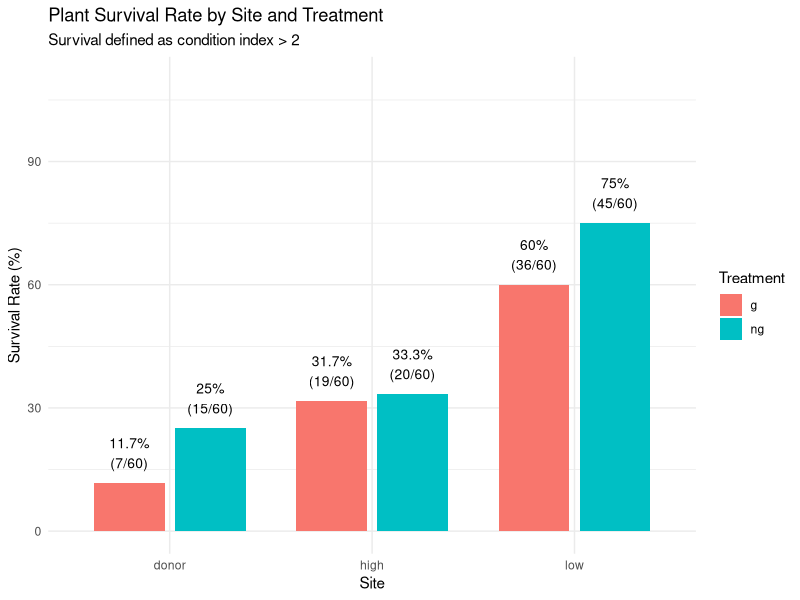
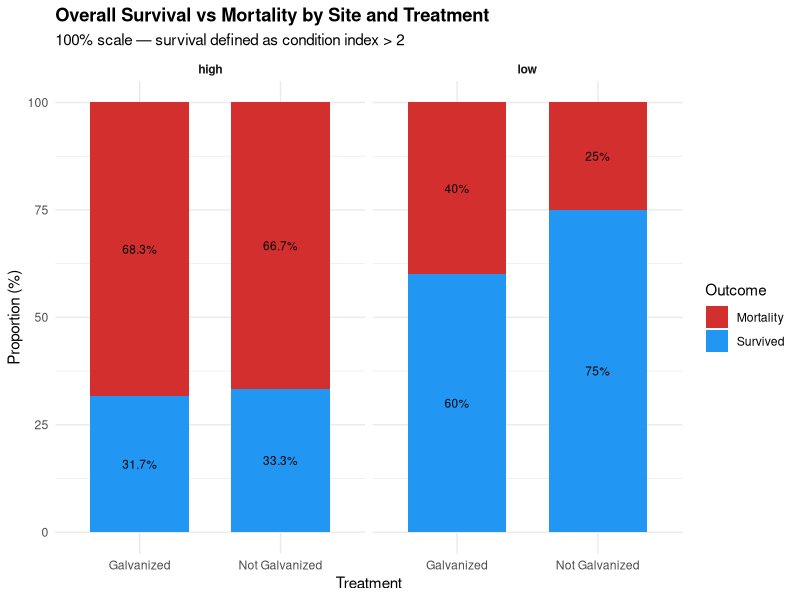
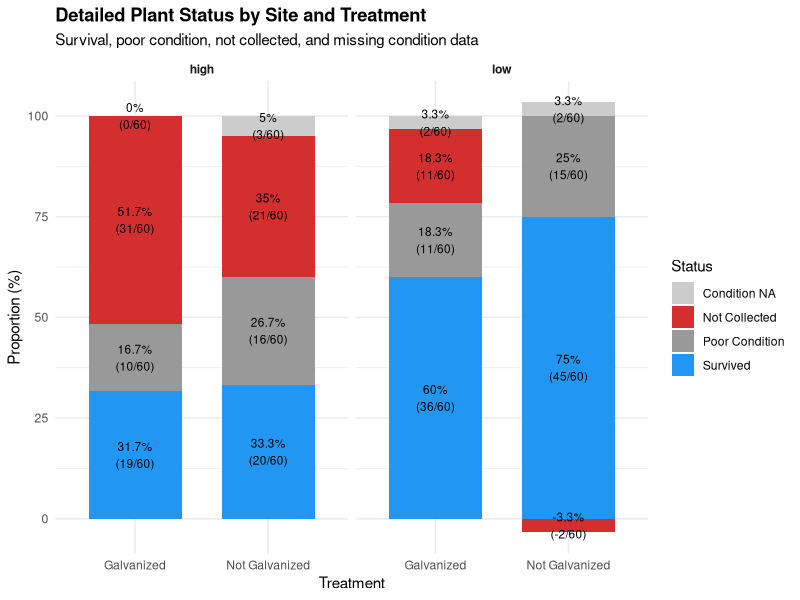
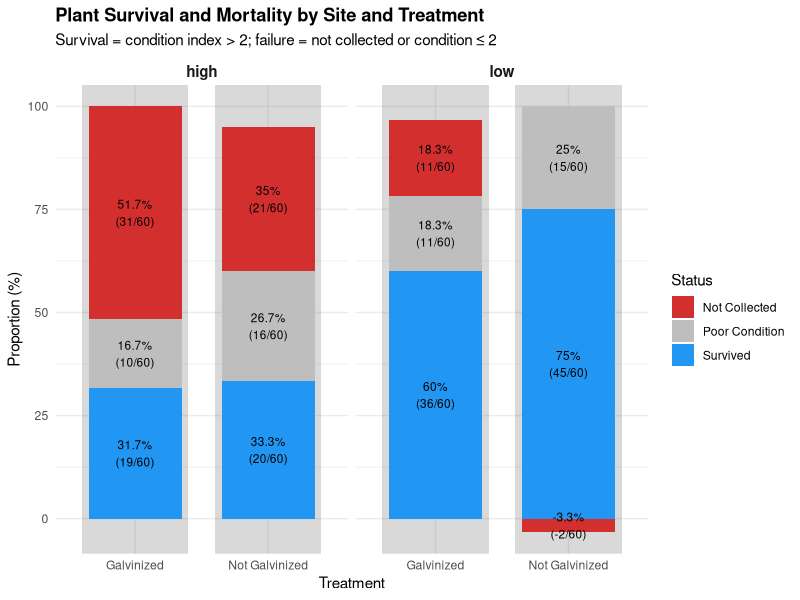

Recreate these plots in R, in order. (Note: this script raises an error after producing the figures.)
library(tidyverse)
library(dplyr)
library(readr)
library(ggplot2)
library(Matrix)
library(lme4)


#load data
growth<- read_csv("raw_data/plant_data.csv")
head(growth)

cond <- read.csv("raw_data/photo_data.csv")
head(cond)

# Join growth with selected columns from cond
growth_combined <- growth %>%
  left_join(cond %>% select(id, condition_index, cut_index), by = "id")

# Check the result
head(growth_combined)
colnames(growth_combined)

# Remove rows where both condition_index and cut_index are NA
growth_clean <- growth_combined %>%
  filter(!is.na(collection_point), !is.na(g_ng)) %>%
  filter(site %in% c("donor", "high", "low"))

# Find duplicated IDs
duplicates <- growth_clean$id[duplicated(growth_clean$id)]
duplicates


# See all combinations of site and collection_point with counts
site_time_summary <- growth_clean %>%
  filter(!is.na(date_collected)) %>%
  count(site, collection_point) %>%
  arrange(site, collection_point)
site_time_summary

# Full summary with site, collection_point, and treatment
full_summary <- growth_clean %>%
  filter(!is.na(date_collected)) %>%
  count(site, collection_point, g_ng) %>%
  pivot_wider(
    names_from = g_ng,
    values_from = n,
    values_fill = 0) %>%
  arrange(site, collection_point)
print(full_summary)

# Calculate proportions collected at each site
# 60 galvinized (g) and 60 not galvanized (ng) planted at each experimental site

# Total by site (all time points combined)
total_by_site <- growth_clean %>%
  filter(!is.na(date_collected), !is.na(g_ng),
         site %in% c("high", "low", "donor"),
         collection_point %in% c("t1", "t2", "t3")) %>%
  count(site, g_ng) %>%
  mutate(
    planted = 60,
    total_collected = n,
    proportion = n / planted,
    percent = (n / planted) * 100) 
print(total_by_site)


# what about measurments
collection_summary <- growth_clean %>%
  group_by(site, g_ng) %>%
  summarise(
    n_collected = n(),
    n_with_length = sum(!is.na(length_measured)),
    n_rhizome_only = sum(length_measured == 0),
    .groups = "drop")
print(collection_summary)

#donor site had many problems so we will just look at High and Low

# Survival based on condition index > 2
total_collected <- growth_clean %>%
  filter(!is.na(date_collected), !is.na(g_ng),
         site %in% c("high", "low", "donor"),
         collection_point %in% c("t1", "t2", "t3")) %>%
  group_by(site, g_ng) %>%
  summarise(
    total_collected = n(),
    cond_survived = sum(condition_index > 2, na.rm = TRUE),
    collected_poor = sum(condition_index <= 2, na.rm = TRUE),
    with_shoots = sum(!is.na(length_measured) & length_measured > 0, na.rm = TRUE),
    rhizome_only = sum((is.na(length_measured) | length_measured == 0) & 
                         (!is.na(rhizome_weight) | !is.na(rhizome_length)), 
                       na.rm = TRUE),
    .groups = "drop") %>%
  mutate(
    not_collected = 60- total_collected, # there may be missing conditon photos so we will look purly at ones we have condition for for this
    not_survived = collected_poor + not_collected,
    survived_porportion = cond_survived / 60,
    survival_rate = survived_porportion * 100,
    not_survived_rate = (not_survived / 60) * 100,
    with_shoot_rate = (with_shoots / 60) * 100,
    collection_rate = (total_collected / 60) * 100)

print(total_collected)

#Survival plot
survival_plot <- ggplot(total_collected, 
                        aes(x = site, y = survival_rate, fill = g_ng)) +
  geom_col(position = position_dodge(width = 0.8), width = 0.7) +
  geom_text(aes(label = paste0(round(survival_rate, 1), "%\n(", 
                               cond_survived, "/60)")),
            position = position_dodge(width = 0.8),
            vjust = -0.5, size = 3.5) +
  labs(title = "Plant Survival Rate by Site and Treatment",
       subtitle = "Survival defined as condition index > 2",
       x = "Site",
       y = "Survival Rate (%)",
       fill = "Treatment") +
  ylim(0, 110) +
  theme_minimal()

plot(survival_plot)

# Filter out donor site and reshape data for stacked bar chart
# Filter donor
survival <- total_collected %>%
  filter(site != "donor")
survival

# --- Survival vs Mortality (100%) ---
survival_simple <- survival %>%
  mutate(
    mortality = 60 - cond_survived,  # all others are mortality
    survived_prop = cond_survived / 60 * 100,
    mortality_prop = mortality / 60 * 100) %>%
  select(site, g_ng, survived_prop, mortality_prop) %>%
  pivot_longer(cols = c(survived_prop, mortality_prop),
               names_to = "status", values_to = "proportion") %>%
  mutate(
    status = factor(status,
                    levels = c("mortality_prop", "survived_prop"),
                    labels = c("Mortality", "Survived")))

ggplot(survival_simple,
       aes(x = g_ng, y = proportion, fill = status)) +
  geom_col(width = 0.7, position = "stack") +
  geom_text(aes(label = paste0(round(proportion, 1), "%")),
            position = position_stack(vjust = 0.5), size = 3) +
  facet_wrap(~ site) +
  scale_fill_manual(values = c("Mortality" = "#D32F2F",
                               "Survived" = "#2196F3")) +
  scale_x_discrete(labels = c("g" = "Galvanized", "ng" = "Not Galvanized")) +
  labs(title = "Overall Survival vs Mortality by Site and Treatment",
       subtitle = "100% scale — survival defined as condition index > 2",
       x = "Treatment", y = "Proportion (%)",
       fill = "Outcome") +
  theme_minimal() +
  theme(plot.title = element_text(face = "bold"),
        strip.text = element_text(face = "bold"))

# Add NA condition category
survival_detailed <- survival %>%
  mutate(
    na_condition = 60 - (cond_survived + collected_poor + not_collected)) %>%
  select(site, g_ng, cond_survived, collected_poor, not_collected, na_condition) %>%
  pivot_longer(
    cols = c(cond_survived, collected_poor, not_collected, na_condition),
    names_to = "status",
    values_to = "count") %>%
  mutate(
    proportion = count / 60 * 100,
    status = factor(
      status,
      levels = c("na_condition", "not_collected", "collected_poor", "cond_survived"),
      labels = c("Condition NA", "Not Collected", "Poor Condition", "Survived")))

ggplot(survival_detailed,
       aes(x = g_ng, y = proportion, fill = status)) +
  geom_col(width = 0.7, position = "stack") +
  geom_text(aes(label = paste0(round(proportion, 1), "%\n(", count, "/60)")),
            position = position_stack(vjust = 0.5), size = 3) +
  facet_wrap(~ site) +
  scale_fill_manual(values = c(
    "Condition NA" = "#CCCCCC",
    "Not Collected" = "#D32F2F",
    "Poor Condition" = "grey60",
    "Survived" = "#2196F3"
  )) +
  scale_x_discrete(labels = c("g" = "Galvanized", "ng" = "Not Galvanized")) +
  labs(title = "Detailed Plant Status by Site and Treatment",
       subtitle = "Survival, poor condition, not collected, and missing condition data",
       x = "Treatment", y = "Proportion (%)",
       fill = "Status") +
  theme_minimal() +
  theme(plot.title = element_text(face = "bold"),
        strip.text = element_text(face = "bold"))


# Background data (one per site × treatment)
bg_data <- survival %>%
  distinct(site, g_ng) %>%
  mutate(bg_color = ifelse(g_ng == "g", "#FF9999", "#99D6D6"))


# Long format for stacking
survival_long <- survival %>%
  select(site, g_ng, cond_survived, collected_poor, not_collected) %>%
  pivot_longer(cols = c(cond_survived, collected_poor, not_collected),
               names_to = "status", values_to = "count") %>%
  mutate(
    proportion = count / 60 * 100,
    status = factor(status,
                    levels = c("not_collected", "collected_poor", "cond_survived"),
                    labels = c("Not Collected", "Poor Condition", "Survived")))
survival_long

# Plot
survival_stacked_plot <- ggplot() +
  # Background color rectangles per treatment × site
  geom_rect(data = bg_data,
            aes(xmin = as.numeric(factor(g_ng)) - 0.4,
                xmax = as.numeric(factor(g_ng)) + 0.4,
                ymin = -Inf, ymax = Inf,
                fill = bg_color),
            inherit.aes = FALSE,
            alpha = 0.3) +
  # Actual stacked bars
  geom_col(data = survival_long,
           aes(x = g_ng, y = proportion, fill = status),
           width = 0.7, position = position_stack()) +
  # Labels
  geom_text(data = survival_long,
            aes(x = g_ng, y = proportion, label = paste0(round(proportion, 1), "%\n(", count, "/60)")),
            position = position_stack(vjust = 0.5), size = 3) +
  # Facet by site
  facet_wrap(~ site) +
  # Colors and labels
  scale_fill_manual(values = c("Not Collected" = "#D32F2F",
                               "Poor Condition" = "grey",
                               "Survived" = "#2196F3")) +
  scale_x_discrete(labels = c("g" = "Galvinized", "ng" = "Not Galvinized")) +
  labs(title = "Plant Survival and Mortality by Site and Treatment",
       subtitle = "Survival = condition index > 2; failure = not collected or condition ≤ 2",
       x = "Treatment",
       y = "Proportion (%)",
       fill = "Status") +
  theme_minimal() +
  theme(plot.title = element_text(face = "bold"),
        strip.background = element_rect(fill = NA, color = NA),
        strip.text = element_text(face = "bold", size = 11))

print(survival_stacked_plot)

# GLM with binomial family (logistic regression)
# Testing for effects of site, treatment, and their interaction
mod1 <- glm(cbind(cond_survived, collected_poor + not_collected) ~ 
              site * g_ng,
            data = survival,
            family = binomial(link = "logit"))

# View results
summary(mod1)

# Test significance of factors
Anova(mod1, type = "III")

# Check model fit
1 - pchisq(mod1$deviance, mod1$df.residual)  # p > 0.05 indicates good fit


mod2 <- glm(cbind(cond_survived, collected_poor + not_collected) ~ g_ng,
            data = survival,
            family = binomial(link = "logit"))
summary(mod2)

# Test significance of factors
Anova(mod2, type = "III")

# Check model fit
1 - pchisq(mod2$deviance, mod1$df.residual)  # p > 0.05 indicates good fit



#____
# Calculate survival data
survival_data <- growth_clean %>%
  filter(!is.na(date_collected), !is.na(g_ng),
         site %in% c("high", "low", "donor"),
         collection_point %in% c("t1", "t2", "t3")) %>%
  group_by(site, g_ng) %>%
  summarise(
    cond_survived = sum(condition_index >= 2, na.rm = TRUE),
    total_collected = n(),
    .groups = "drop"
  ) %>%
  mutate(
    not_survived = 60 - cond_survived,
    survived_pct = (cond_survived / 60) * 100,
    not_survived_pct = (not_survived / 60) * 100
  )

# Create the plot
survival_plot <- ggplot(survival_data, 
                        aes(x = site, y = survived_pct, fill = g_ng)) +
  geom_col(position = position_dodge(width = 0.9), width = 0.8) +
  geom_hline(yintercept = 60, linetype = "dotted", color = "gray20", linewidth = 1) +
  geom_text(aes(label = paste0(cond_survived, "/60")), 
            position = position_dodge(width = 0.9), 
            vjust = 1.5, 
            size = 3.5,
            color = "white",
            fontface = "bold") +
  geom_text(aes(label = paste0("(", round(survived_pct, 1), "%)")), 
            position = position_dodge(width = 0.9), 
            vjust = -0.5, 
            size = 3) +
  scale_fill_manual(values = c("g" = "#F8766D", "ng" = "#00BFC4"),
                    labels = c("g" = "Galvanized", "ng" = "Non-Galvanized"),
                    name = "Treatment") +
  labs(title = "Plant Survival by Site and Treatment",
       subtitle = "Survival based on condition index ≥2 (n=60 planted per treatment per site)",
       x = "Site",
       y = "Survival Rate (%)") +
  scale_y_continuous(limits = c(0, 110), breaks = seq(0, 100, 20)) +
  scale_x_discrete(labels = c("donor" = "Donor", "high" = "High", "low" = "Low")) +
  theme_minimal() +
  theme(
    plot.title = element_text(size = 16, face = "bold", hjust = 0.5),
    plot.subtitle = element_text(size = 11, hjust = 0.5, color = "gray40"),
    axis.title = element_text(size = 12, face = "bold"),
    axis.text = element_text(size = 11),
    legend.position = "top",
    legend.title = element_text(size = 11, face = "bold"),
    legend.text = element_text(size = 10),
    panel.grid.minor = element_blank()
  )

plot(survival_plot)

# Alternative: Show both survived and not survived side by side
survival_comparison <- survival_data %>%
  select(site, g_ng, cond_survived, not_survived) %>%
  pivot_longer(
    cols = c(cond_survived, not_survived),
    names_to = "status",
    values_to = "count"
  ) %>%
  mutate(
    percentage = (count / 60) * 100,
    status = factor(status, 
                    levels = c("cond_survived", "not_survived"),
                    labels = c("Survived", "Not Survived"))
  )

comparison_plot <- ggplot(survival_comparison, 
                          aes(x = site, y = count, fill = g_ng)) +
  geom_col(position = position_dodge(width = 0.9), width = 0.8) +
  geom_text(aes(label = count), 
            position = position_dodge(width = 0.9), 
            vjust = -0.5, 
            size = 3.5,
            fontface = "bold") +
  facet_wrap(~ status) +
  scale_fill_manual(values = c("g" = "#F8766D", "ng" = "#00BFC4"),
                    labels = c("g" = "Galvanized", "ng" = "Non-Galvanized"),
                    name = "Treatment") +
  labs(title = "Plant Survival Status by Site and Treatment",
       subtitle = "Survival = condition index ≥2, out of 60 planted per treatment per site",
       x = "Site",
       y = "Number of Plants") +
  scale_x_discrete(labels = c("donor" = "Donor", "high" = "High", "low" = "Low")) +
  theme_minimal() +
  theme(
    plot.title = element_text(size = 14, face = "bold", hjust = 0.5),
    plot.subtitle = element_text(size = 10, hjust = 0.5),
    axis.title = element_text(size = 12, face = "bold"),
    legend.position = "top",
    strip.text = element_text(size = 12, face = "bold")
  )

plot(comparison_plot)